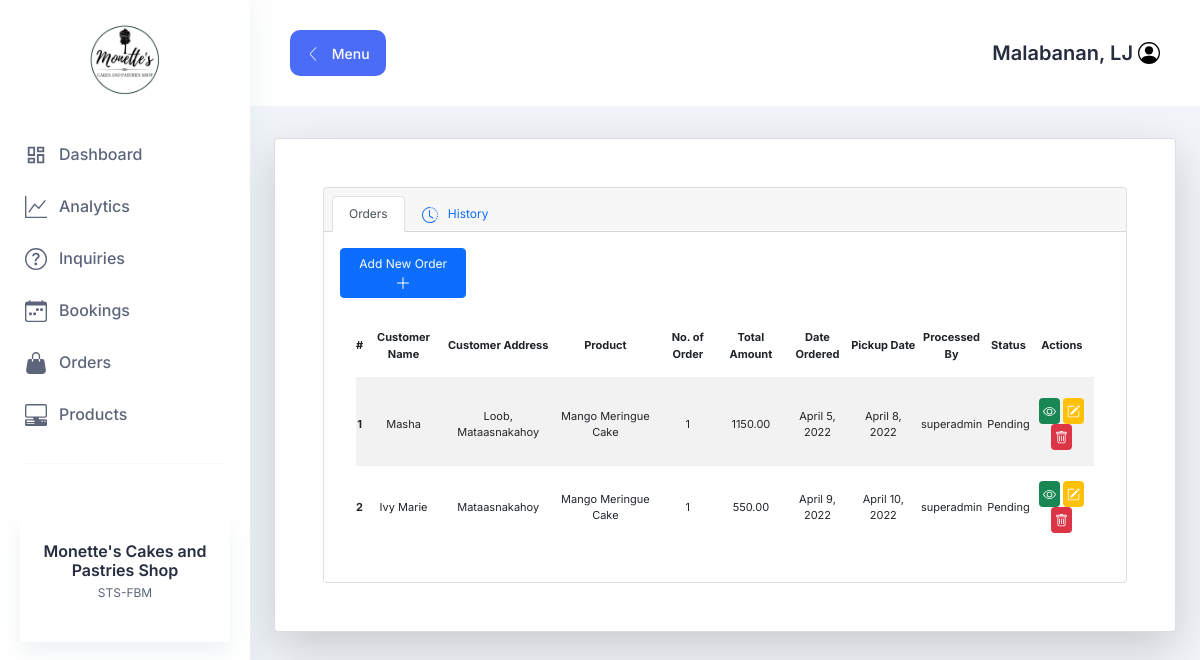
The app's page /orders-list (signed in), older data.
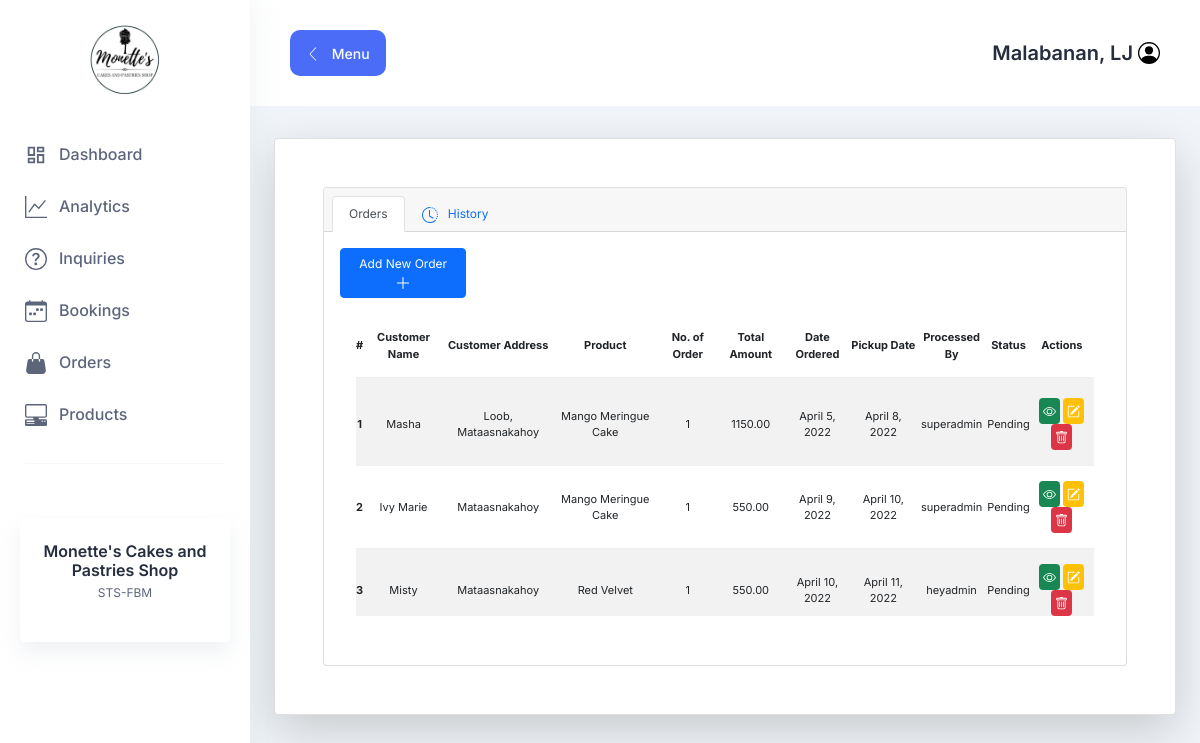
The same page, newer data.
### accounts/models.py (models this page shows)
class User(AbstractUser):
    status = (
        ("Active" , "Active"),
        ("Inactive" , "Inactive"),
    )
    is_admin = models.BooleanField(default=False)
    is_staff = models.BooleanField(default=False)
    status = models.BooleanField(default=True)

### orders/models.py (models this page shows, shortened)
class Orders(models.Model):
    status = (
        ("Pending" , "Pending"),
        ("Done" , "Done"),
        ("Cancelled" , "Cancelled"),
        ("Late" , "Late")
    )
    customer_name = models.CharField(max_length=255)
    customer_address = models.CharField(max_length=255)
    products = models.ForeignKey(Products, on_delete=models.CASCADE)
    no_of_order = models.IntegerField()
    total_amount = models.DecimalField(max_digits=10, decimal_places=2)
    date_ordered = models.DateField(auto_now_add=True)
    pickup_date = models.DateField(auto_now_add=False)
    processed_by = models.CharField(max_length=255)
    notes = models.TextField()
    status = models.CharField(max_length=255, choices=status)
    class Meta:
        verbose_name = "Orders"

### products/models.py (models this page shows)
class Products(models.Model):
    status = (
        ("Available" , "Available"),
        ("Not Available" , "Not Available"),
    )
    product_name = models.CharField(max_length=255)
    category = models.ForeignKey(Category, on_delete=models.CASCADE)
    price = models.DecimalField(max_digits=10, decimal_places=2)
    size = models.CharField(max_length=255, default=0)
    status = models.BooleanField(default=True)
    class Meta:
        verbose_name = "Products"
    def __str__(self):
        return self.product_name

### orders/views.py (the view)
# urls.py: path("orders-list", orders_list, name="orders-list"),
@login_required
def orders_list(request):
    template_name = "orders/orders_list.html"
    active_orders = Orders.objects.filter(status="Pending")
    inactive_orders = Orders.objects.filter(status="Done")
    context = {
        "active_orders": active_orders,
        "inactive_orders" : inactive_orders
    }
    return render(request, template_name, context)

### orders/templates/orders/orders_list.html (shortened to what this page needs)
{% extends 'base.html' %} {% block body %}
<link
  rel="stylesheet"
  type="text/css"
  href="https://cdn.datatables.net/v/bs5/dt-1.11.5/datatables.min.css"
/>
<link
  rel="stylesheet"
  type="text/css"
  href="https://cdn.datatables.net/buttons/2.2.2/css/buttons.dataTables.min.css"
/>
<div class="container-fluid mt-2 p-4" style="font-size: 12px">
  <div
    class="card p-5 shadow-lg p-3 mb-5 bg-white rounded text-decoration-none"
  >
    <div class="card" id="ordersActive">
      <div class="card-header">
        <ul class="nav nav-tabs card-header-tabs">
          <li class="nav-item">
            <a
              class="nav-link active text-decoration-none"
              aria-current="true"
              onclick="changeCard()"
              >Orders</a
            >
          </li>
          <li class="nav-item">
            <a class="nav-link text-decoration-none" onclick="changeCard()">
              &nbsp; History
            </a>
          </li>
        </ul>
      </div>
      <div class="card-body">
        <div class="row">
          <div class="col-8">
            <a
              href="{% url 'orders-add' %}"
              class="btn btn-primary w-25"
              style="font-size: 12px"
            >
              Add New Order
              <svg
                xmlns="http://www.w3.org/2000/svg"
                width="16"
                height="16"
                fill="currentColor"
                class="bi bi-plus-lg"
                viewBox="0 0 16 16"
              >
                <path
                  fill-rule="evenodd"
                  d="M8 2a.5.5 0 0 1 .5.5v5h5a.5.5 0 0 1 0 1h-5v5a.5.5 0 0 1-1 0v-5h-5a.5.5 0 0 1 0-1h5v-5A.5.5 0 0 1 8 2Z"
                />
              </svg>
            </a>
          </div>
          <div class="col-4">
          </div>
        </div>
        <table
          class="table table-striped bg-white p-3"
          id="ordersTable"
          style="font-size: 11px"
        >
          <thead>
            <tr class="text-center">
              <th scope="col">#</th>
              <th scope="col">Customer Name</th>
              <th scope="col">Customer Address</th>
              <th scope="col">Product</th>
              <th scope="col">No. of Order</th>
              <th scope="col">Total Amount</th>
              <th scope="col">Date Ordered</th>
              <th scope="col">Pickup Date</th>
              <th scope="col">Processed By</th>
              <th scope="col">Status</th>
              <th scope="col">Actions</th>
            </tr>
          </thead>
          <tbody>
            {% for list in active_orders %}
            <tr class="text-center">
              <th scope="row">{{forloop.counter}}</th>
              <td>{{list.customer_name}}</td>
              <td>{{list.customer_address}}</td>
              <td>{{list.products}}</td>
              <td>{{list.no_of_order}}</td>
              <td>{{list.total_amount}}</td>
              <td>{{list.date_ordered}}</td>
              <td>{{list.pickup_date}}</td>
              <td>{{list.processed_by}}</td>
              <td>{{list.status}}</td>
              <td colspan="5">
                <a
                  href="{% url 'orders-view' list.id %}"
                  class="bg-success p-1 text-white rounded"
                  style="font-size: 12px"
                >
                </a>
                <a
                  href="{% url 'orders-update' list.id %}"
                  class="bg-warning p-1 text-white rounded"
                  style="font-size: 12px"
                >
                </a>
                <a
                  href="{% url 'orders-delete' list.id %}"
                  class="bg-danger p-1 text-white rounded"
                  style="font-size: 12px"
                >
                </a>
              </td>
            </tr>
            {% endfor %}
          </tbody>
        </table>
      </div>
    </div>
  </div>
</div>
{% endblock %}

### templates/base.html (shortened to what this page needs)
<!DOCTYPE html>
{% load static %}
<html lang="en">
  <head>
    <link rel="stylesheet" href="{% static 'assets/css/bootstrap.min.css' %}" />
    <link rel="stylesheet" href="{% static 'assets/css/lineicons.css' %}" />
    <link
      rel="stylesheet"
      href="{% static 'assets/css/materialdesignicons.min.css' %}"
    />
    <link rel="stylesheet" href="{% static 'assets/css/main.css' %}" />
    <link
      rel="stylesheet"
      href="https://cdn.jsdelivr.net/npm/uikit@3.9.4/dist/css/uikit.min.css"
    />
  </head>
  <body>
    {% if user.is_authenticated %} {% include "sidenav.html" %} {% endif %}
    <main class="main-wrapper">
      {% if user.is_authenticated %} {% include 'navbar.html' %} {% endif %}
      {% block body %} {% endblock %}
    </main>
  </body>
</html>

### templates/sidenav.html (shortened to what this page needs)
<aside class="sidebar-nav-wrapper">
    <div class="navbar-logo">
        <img
        src="../static/assets/images/logo.png"
          alt="logo" width="80" height="80" />
    </div>
    <nav class="sidebar-nav">
      <ul>
        <li class="nav-item">
          <a href="{% url "homepage" %}">
            <span class="icon">
            </span>
            <span class="text">Dashboard</span>
          </a>
        </li>
        <li class="nav-item">
            <a href="{% url "homepage" %}">
              <span class="icon">
              </span>
              <span class="text">Analytics</span>
            </a>
          </li>
          <li class="nav-item">
            <a href="{% url "homepage" %}">
              <span class="icon">
              </span>
              <span class="text">Inquiries</span>
            </a>
          </li>
          <li class="nav-item">
            <a href="{% url "bookings-list" %}">
              <span class="icon">
              </span>
              <span class="text">Bookings</span>
            </a>
          </li>
          <li class="nav-item">
            <a href="{% url "orders-list" %}">
              <span class="icon">
              </span>
              <span class="text"> Orders</span>
            </a>
          </li>
          <li class="nav-item">
            <a href="{% url "products-list" %}">
              <span class="icon">
              </span>
              <span class="text"> Products</span>
            </a>
          </li>
        <span class="divider">
          <hr />
        </span>
      </ul>
    </nav>
    <div class="promo-box">
      <h3>Monette's Cakes and Pastries Shop</h3>
      <p>STS-FBM</p>
    </div>
  </aside>

### templates/navbar.html (shortened to what this page needs)
<header class="header">
  <div class="container-fluid">
    <div class="row">
      <div class="col-lg-5 col-md-5 col-6">
        <div class="header-left d-flex align-items-center">
          <div class="menu-toggle-btn mr-20">
            <button id="menu-toggle" class="main-btn primary-btn btn-hover">
              <i class="lni lni-chevron-left me-2"></i> Menu
            </button>
          </div>
        </div>
      </div>
      <div class="col-lg-7 col-md-7 col-6">
        <div class="header-right">
          <div class="profile-box ml-15">
            <button
              class="dropdown-toggle bg-transparent border-0"
              type="button"
              id="profile"
              data-bs-toggle="dropdown"
              aria-expanded="false"
            >
              <div class="profile-info">
                <div class="info">
                  <h4>{{user.last_name}}, {{user.first_name}}</h4>
                </div>
              </div>
            </button>
          </div>
        </div>
      </div>
    </div>
  </div>
</header>

Row changes from the older to the newer data that the page shows:
added Orders: customer_name "Misty", customer_address "Mataasnakahoy", products "Red Velvet", no_of_order "1", total_amount "550.00", date_ordered "April 10, 2022", pickup_date "April 11, 2022", processed_by "heyadmin", status "Pending"
